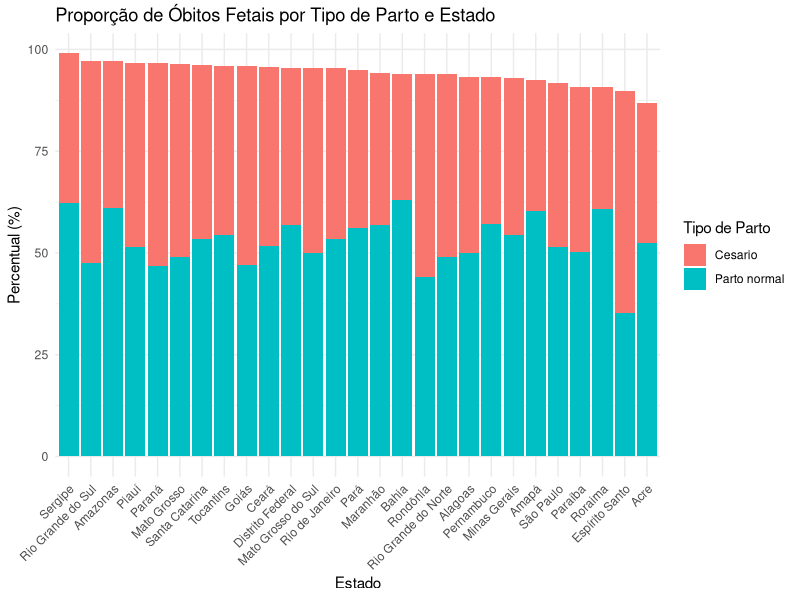

Recreate this plot in R.
library(tidyverse)
library(tidyr)
library(dplyr)
library(ggplot2)

setwd("C:/Users/rafae/Downloads/Projeto ADS")
getwd()

# CRIANDO DATAFRAMES 

obitos_fetais_tipos_partos <- read.csv2("tipos_partos.csv",
                                        stringsAsFactors = FALSE,
                                        fileEncoding = "latin1",
                                        na = c("", "NA", "n/d", "NULL", "-"))
colnames(obitos_fetais_tipos_partos) <- c(
  "UF",
  "Não preenchido",
  "Ignorado",
  "Parto normal",
  "Cesario",
  "Total"
)

obitos_fetais_tipos_partos$`Não preenchido` <- NULL
obitos_fetais_tipos_partos$`Ignorado` <- NULL
obitos_fetais_tipos_partos$Total <- NULL
View(obitos_fetais_tipos_partos)


# 1. Remover os números no início da string
obitos_fetais_tipos_partos$UF <- gsub("^[0-9]+\\s+", "", obitos_fetais_tipos_partos$UF)

obitos_fetais_tipos_partos$UF <- sapply(obitos_fetais_tipos_partos$UF, function(uf) {
  switch(uf,
         "Rondï¿½nia" = "Rondônia",
         "Acre" = "Acre",
         "Amazonas" = "Amazonas",
         "Roraima" = "Roraima",
         "Parï¿½" = "Pará",
         "Amapï¿½" = "Amapá",
         "Tocantins" = "Tocantins",
         "Maranhï¿½o" = "Maranhão",
         "Piauï¿½" = "Piauí",
         "Cearï¿½" = "Ceará",
         "Paraï¿½ba" = "Paraíba",
         "Pernambuco" = "Pernambuco",
         "Alagoas" = "Alagoas",
         "Sergipe" = "Sergipe",
         "Bahia" = "Bahia",
         "Minas Gerais" = "Minas Gerais",
         "Espï¿½rito Santo" = "Espírito Santo",
         "Rio de Janeiro" = "Rio de Janeiro",
         "Sï¿½o Paulo" = "São Paulo",
         "Paranï¿½" = "Paraná",
         "Santa Catarina" = "Santa Catarina",
         "Rio Grande do Sul" = "Rio Grande do Sul",
         "Mato Grosso do Sul" = "Mato Grosso do Sul",
         "Mato Grosso" = "Mato Grosso",
         "Goiï¿½s" = "Goiás",
         "Distrito Federal" = "Distrito Federal",
         uf
  )
})

# Função para mapear UF para Região
get_regiao <- function(uf) {
  switch(uf,
         "Rondônia" = "Norte",
         "Acre" = "Norte",
         "Amazonas" = "Norte",
         "Roraima" = "Norte",
         "Pará" = "Norte",
         "Amapá" = "Norte",
         "Tocantins" = "Norte",
         
         "Maranhão" = "Nordeste",
         "Piauí" = "Nordeste",
         "Ceará" = "Nordeste",
         "Rio Grande do Norte" = "Nordeste",
         "Paraíba" = "Nordeste",
         "Pernambuco" = "Nordeste",
         "Alagoas" = "Nordeste",
         "Sergipe" = "Nordeste",
         "Bahia" = "Nordeste",
         
         "Mato Grosso" = "Centro-Oeste",
         "Mato Grosso do Sul" = "Centro-Oeste",
         "Goiás" = "Centro-Oeste",
         "Distrito Federal" = "Centro-Oeste",
         
         "São Paulo" = "Sudeste",
         "Rio de Janeiro" = "Sudeste",
         "Minas Gerais" = "Sudeste",
         "Espírito Santo" = "Sudeste",
         
         "Paraná" = "Sul",
         "Santa Catarina" = "Sul",
         "Rio Grande do Sul" = "Sul",
         
         NA # Caso não seja mapeado
  )
}

# Criar a nova coluna de Região
obitos_fetais_tipos_partos$Regiao <- sapply(obitos_fetais_tipos_partos$UF, get_regiao)




# Transformar os dados em formato longo (long format)
dados_longos <- pivot_longer(obitos_fetais_tipos_partos, 
                             cols = c("Parto normal", "Cesario"), 
                             names_to = "TipoParto", 
                             values_to = "Percentual")
View(obitos_fetais_tipos_partos)

# Gráfico de barras empilhadas

ggplot(dados_longos, aes(x = reorder(UF, -Percentual), y = Percentual, fill = TipoParto)) +
  geom_bar(stat = "identity") +
  labs(title = "Proporção de Óbitos Fetais por Tipo de Parto e Estado",
       x = "Estado",
       y = "Percentual (%)",
       fill = "Tipo de Parto") +
  theme_minimal() +
  theme(axis.text.x = element_text(angle = 45, hjust = 1))

obitos_fetais_morte <- read.csv2("mortes.csv",
                                stringsAsFactors = FALSE,
                                 fileEncoding = "latin1",
                                 na = c("", "NA", "n/d", "NULL", "-"))
obitos_fetais_morte$Total <- NULL
colnames(obitos_fetais_morte) <- c(
  "UF Ocorrência",               
  "Não preenchido",
  "Ignorado",
  "Antes do parto",
  "Durante o parto",
  "Depois do parto"
)

# 1. Remover os números no início da string
obitos_fetais_morte$`UF Ocorrência` <- gsub("^[0-9]+\\s+", "", obitos_fetais_morte$`UF Ocorrência`)

obitos_fetais_morte$`UF Ocorrência` <- sapply(obitos_fetais_morte$`UF Ocorrência`, function(uf) {
  switch(uf,
         "Rondï¿½nia" = "Rondônia",
         "Acre" = "Acre",
         "Amazonas" = "Amazonas",
         "Roraima" = "Roraima",
         "Parï¿½" = "Pará",
         "Amapï¿½" = "Amapá",
         "Tocantins" = "Tocantins",
         "Maranhï¿½o" = "Maranhão",
         "Piauï¿½" = "Piauí",
         "Cearï¿½" = "Ceará",
         "Paraï¿½ba" = "Paraíba",
         "Pernambuco" = "Pernambuco",
         "Alagoas" = "Alagoas",
         "Sergipe" = "Sergipe",
         "Bahia" = "Bahia",
         "Minas Gerais" = "Minas Gerais",
         "Espï¿½rito Santo" = "Espírito Santo",
         "Rio de Janeiro" = "Rio de Janeiro",
         "Sï¿½o Paulo" = "São Paulo",
         "Paranï¿½" = "Paraná",
         "Santa Catarina" = "Santa Catarina",
         "Rio Grande do Sul" = "Rio Grande do Sul",
         "Mato Grosso do Sul" = "Mato Grosso do Sul",
         "Mato Grosso" = "Mato Grosso",
         "Goiï¿½s" = "Goiás",
         "Distrito Federal" = "Distrito Federal",
         uf
  )
})

View(obitos_fetais_morte)

obitos_fetais_duracao_gestacao <- read.csv2("duracao_gestacao.csv",
                                 stringsAsFactors = FALSE,
                                 fileEncoding = "latin1",
                                 na = c("", "NA", "n/d", "NULL", "-"))

obitos_fetais_duracao_gestacao$Total <- NULL
colnames(obitos_fetais_duracao_gestacao) <- c(
  "UF Ocorrência",              
  "Não preenchido",
  "Ignorado",
  "Menos 22",
  "22 a 27",
  "28 a 31",
  "32 a 36",
  "37 a 41",
  "42+"
)

# 1. Remover os números no início da string
obitos_fetais_duracao_gestacao$`UF Ocorrência` <- gsub("^[0-9]+\\s+", "", obitos_fetais_duracao_gestacao$`UF Ocorrência`)

obitos_fetais_duracao_gestacao$`UF Ocorrência` <- sapply(obitos_fetais_duracao_gestacao$`UF Ocorrência`, function(uf) {
  switch(uf,
         "Rondï¿½nia" = "Rondônia",
         "Acre" = "Acre",
         "Amazonas" = "Amazonas",
         "Roraima" = "Roraima",
         "Parï¿½" = "Pará",
         "Amapï¿½" = "Amapá",
         "Tocantins" = "Tocantins",
         "Maranhï¿½o" = "Maranhão",
         "Piauï¿½" = "Piauí",
         "Cearï¿½" = "Ceará",
         "Paraï¿½ba" = "Paraíba",
         "Pernambuco" = "Pernambuco",
         "Alagoas" = "Alagoas",
         "Sergipe" = "Sergipe",
         "Bahia" = "Bahia",
         "Minas Gerais" = "Minas Gerais",
         "Espï¿½rito Santo" = "Espírito Santo",
         "Rio de Janeiro" = "Rio de Janeiro",
         "Sï¿½o Paulo" = "São Paulo",
         "Paranï¿½" = "Paraná",
         "Santa Catarina" = "Santa Catarina",
         "Rio Grande do Sul" = "Rio Grande do Sul",
         "Mato Grosso do Sul" = "Mato Grosso do Sul",
         "Mato Grosso" = "Mato Grosso",
         "Goiï¿½s" = "Goiás",
         "Distrito Federal" = "Distrito Federal",
         uf
  )
})

View(obitos_fetais_duracao_gestacao)

obitos_fetais_tipo_gestacao <- read.csv2("tipo_gestacao.csv",
                                          stringsAsFactors = FALSE,
                                          fileEncoding = "latin1",
                                          na = c("", "NA", "n/d", "NULL", "-"))
obitos_fetais_tipo_gestacao$Total <- NULL
colnames(obitos_fetais_tipo_gestacao) <- c(
  "UF Ocorrência",              
  "Não preenchido",
  "Ignorado",
  "Única",
  "Dupla",
  "Tripla ou +"
)
# 1. Remover os números no início da string
obitos_fetais_tipo_gestacao$`UF Ocorrência` <- gsub("^[0-9]+\\s+", "", obitos_fetais_tipo_gestacao$`UF Ocorrência`)

obitos_fetais_tipo_gestacao$`UF Ocorrência` <- sapply(obitos_fetais_tipo_gestacao$`UF Ocorrência`, function(uf) {
  switch(uf,
         "Rondï¿½nia" = "Rondônia",
         "Acre" = "Acre",
         "Amazonas" = "Amazonas",
         "Roraima" = "Roraima",
         "Parï¿½" = "Pará",
         "Amapï¿½" = "Amapá",
         "Tocantins" = "Tocantins",
         "Maranhï¿½o" = "Maranhão",
         "Piauï¿½" = "Piauí",
         "Cearï¿½" = "Ceará",
         "Paraï¿½ba" = "Paraíba",
         "Pernambuco" = "Pernambuco",
         "Alagoas" = "Alagoas",
         "Sergipe" = "Sergipe",
         "Bahia" = "Bahia",
         "Minas Gerais" = "Minas Gerais",
         "Espï¿½rito Santo" = "Espírito Santo",
         "Rio de Janeiro" = "Rio de Janeiro",
         "Sï¿½o Paulo" = "São Paulo",
         "Paranï¿½" = "Paraná",
         "Santa Catarina" = "Santa Catarina",
         "Rio Grande do Sul" = "Rio Grande do Sul",
         "Mato Grosso do Sul" = "Mato Grosso do Sul",
         "Mato Grosso" = "Mato Grosso",
         "Goiï¿½s" = "Goiás",
         "Distrito Federal" = "Distrito Federal",
         uf
  )
})

View(obitos_fetais_tipo_gestacao)

obitos_fetais_n_filhos_mortos <- read.csv2("n_filhos_mortos.csv",
                                         stringsAsFactors = FALSE,
                                         fileEncoding = "latin1",
                                         na = c("", "NA", "n/d", "NULL", "-"))
obitos_fetais_n_filhos_mortos$Total <- NULL
# Excluir as colunas 10 a 25 (poucos dados)
obitos_fetais_n_filhos_mortos <- obitos_fetais_n_filhos_mortos[, -c(13:22)]

colnames(obitos_fetais_n_filhos_mortos) <- c(
  "UF Ocorrência",
  "Ignorado",
  "Zero nº de filhos",
  "01",
  "02",
  "03",
  "04",
  "05",
  "06",
  "07",
  "08",
  "09"
)

# Remover os números no início da string
obitos_fetais_n_filhos_mortos$`UF Ocorrência` <- gsub("^[0-9]+\\s+", "", obitos_fetais_n_filhos_mortos$`UF Ocorrência`)

obitos_fetais_n_filhos_mortos$`UF Ocorrência` <- sapply(obitos_fetais_n_filhos_mortos$`UF Ocorrência`, function(uf) {
  switch(uf,
         "Rondï¿½nia" = "Rondônia",
         "Acre" = "Acre",
         "Amazonas" = "Amazonas",
         "Roraima" = "Roraima",
         "Parï¿½" = "Pará",
         "Amapï¿½" = "Amapá",
         "Tocantins" = "Tocantins",
         "Maranhï¿½o" = "Maranhão",
         "Piauï¿½" = "Piauí",
         "Cearï¿½" = "Ceará",
         "Paraï¿½ba" = "Paraíba",
         "Pernambuco" = "Pernambuco",
         "Alagoas" = "Alagoas",
         "Sergipe" = "Sergipe",
         "Bahia" = "Bahia",
         "Minas Gerais" = "Minas Gerais",
         "Espï¿½rito Santo" = "Espírito Santo",
         "Rio de Janeiro" = "Rio de Janeiro",
         "Sï¿½o Paulo" = "São Paulo",
         "Paranï¿½" = "Paraná",
         "Santa Catarina" = "Santa Catarina",
         "Rio Grande do Sul" = "Rio Grande do Sul",
         "Mato Grosso do Sul" = "Mato Grosso do Sul",
         "Mato Grosso" = "Mato Grosso",
         "Goiï¿½s" = "Goiás",
         "Distrito Federal" = "Distrito Federal",
         uf
  )
})

View(obitos_fetais_n_filhos_mortos)

